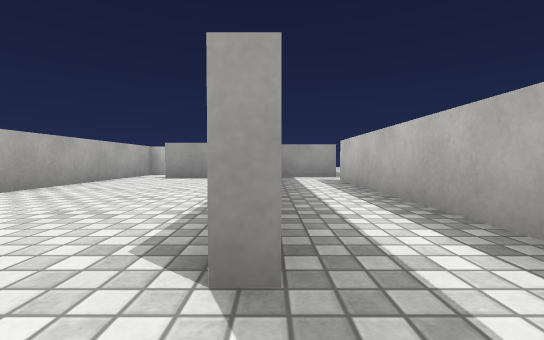
View 1 (above)

13 first-person views from a walk through a scene from a Unity 3-D project. The camera is 0.5 m above the floor, tilts 2° down and sees 90° across. The floor is counted in squares, 1 m on a side. Each view is taken from the middle of a square. On the plan, view 1 faces up. The plan holds only what a view shows up to about 9 squares ahead; the rest is blank. The place goes on beyond the plan. The player character is not drawn. Surface patterns are stand-ins for the level's own textures.

View 2
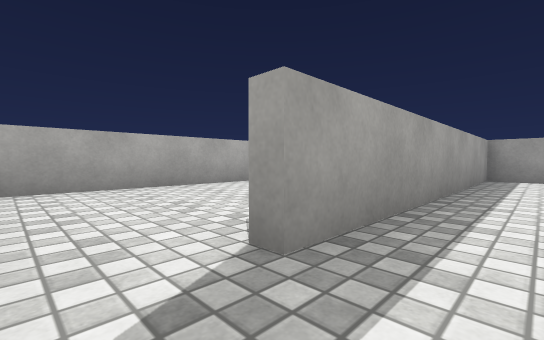

View 3
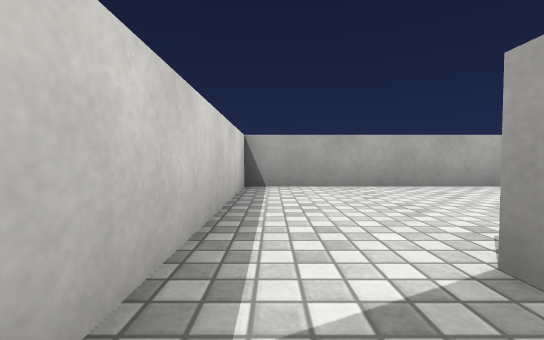

View 4
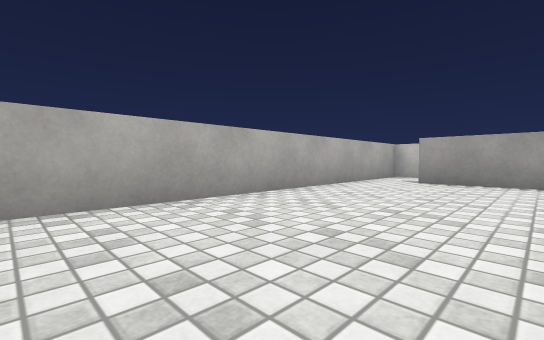

View 5
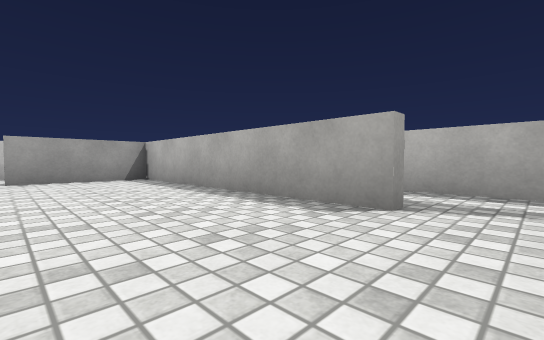

View 6
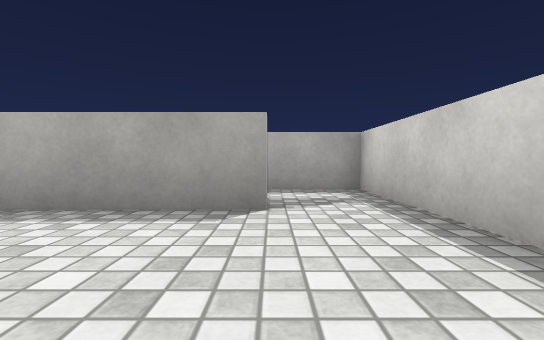

View 7
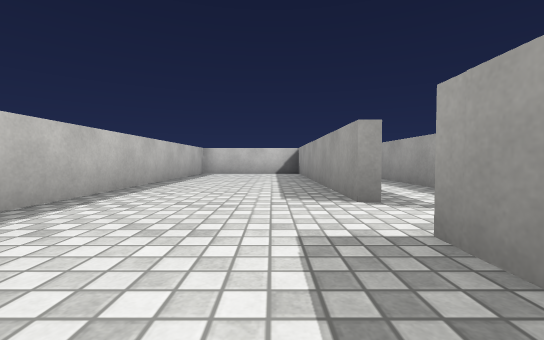

View 8
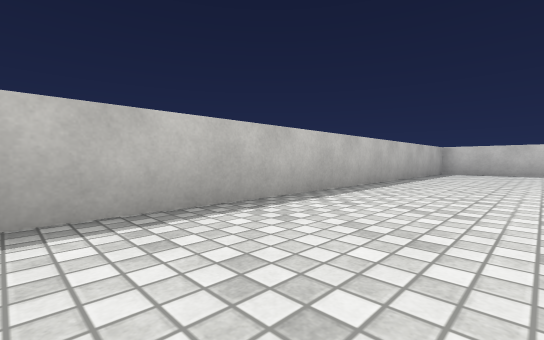

View 9
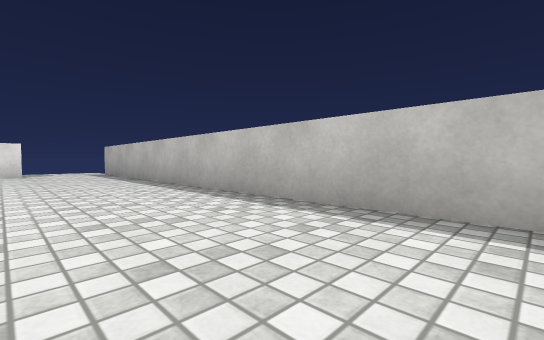

View 10
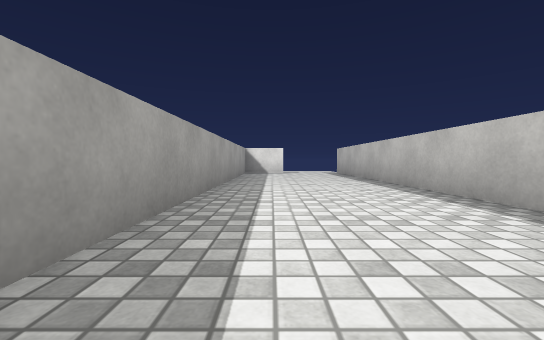

View 11
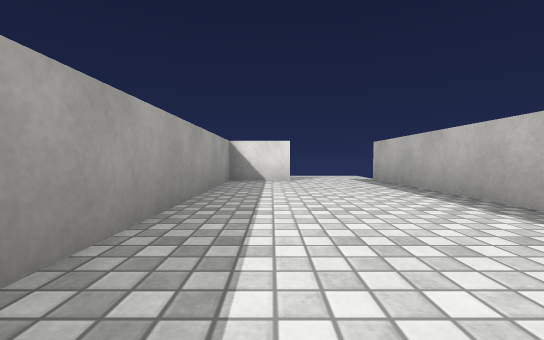

View 12
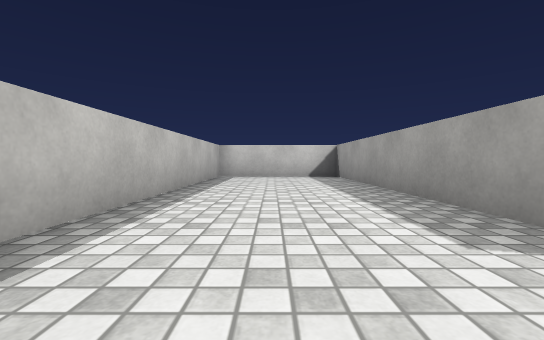

View 13
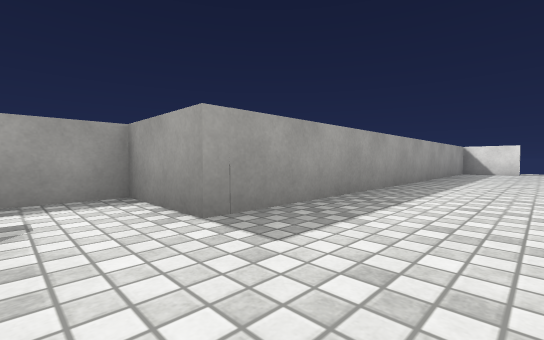

### Floor plan
Points are (right, up) in squares from view 1. A wall is a line through its corners. A room is listed if a view was taken in it or the views show most of it. See-through windows are left out.
Room 1 (views 1, 2, 3)
walls: (-0.5, -0.5) (1.7, -0.5) (1.7, 6.8); (1.9, 8.2) (0, 8.2) (0, 1.1) (-0.2, 1.1)
ways out: opening at (0, 0.5) to room 2; opening at (2, 7) to room 3
Room 2 (views 4, 5, 6)
walls: (-0.2, 1.1) (-0.2, 7.5) (-3, 7.5); (-4.2, 9) (-4.2, -0.5) (-0.5, -0.5)
ways out: opening at (0, 0.5) to room 1
Room 3 (views 7, 8, 9, 10, 11, 12, 13)
walls: (1.9, 6.8) (1.9, -0.5) (5.7, -0.5) (5.7, 19.2); (3.5, 18.7) (1.9, 18.7) (1.9, 8.2)
ways out: opening at (2, 7) to room 1

Where each view was taken, in squares from view 1:
view 1: 0 up, 0 right, facing up
view 2: 0 up, 1 right, facing up-left
view 3: 0 up, 1 right, facing left
view 4: 1 up, 1 left, facing up-left
view 5: 0 up, 3 left, facing up-right
view 6: 1 up, 3 left, facing right
view 7: 10 up, 3 right, facing down
view 8: 11 up, 3 right, facing down-right
view 9: 8 up, 3 right, facing up-right
view 10: 8 up, 3 right, facing up
view 11: 12 up, 3 right, facing up
view 12: 8 up, 4 right, facing down
view 13: 7 up, 4 right, facing up-left
